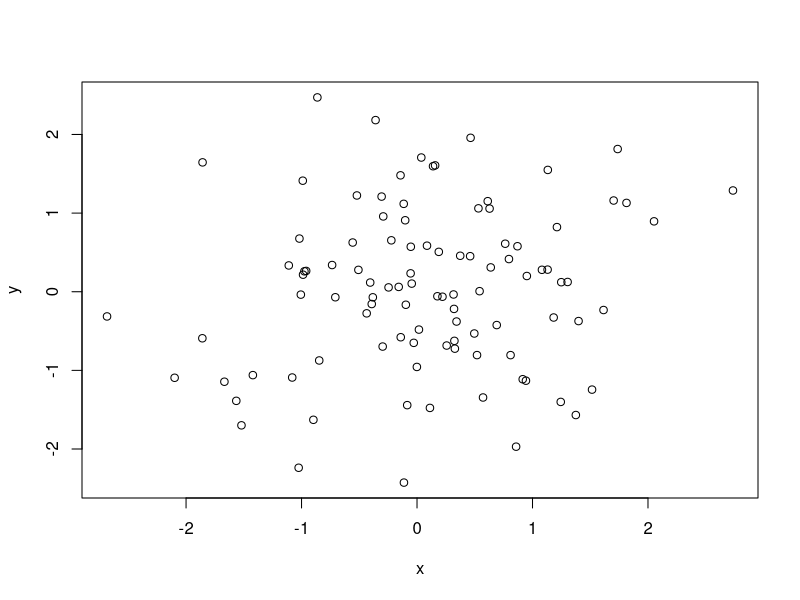
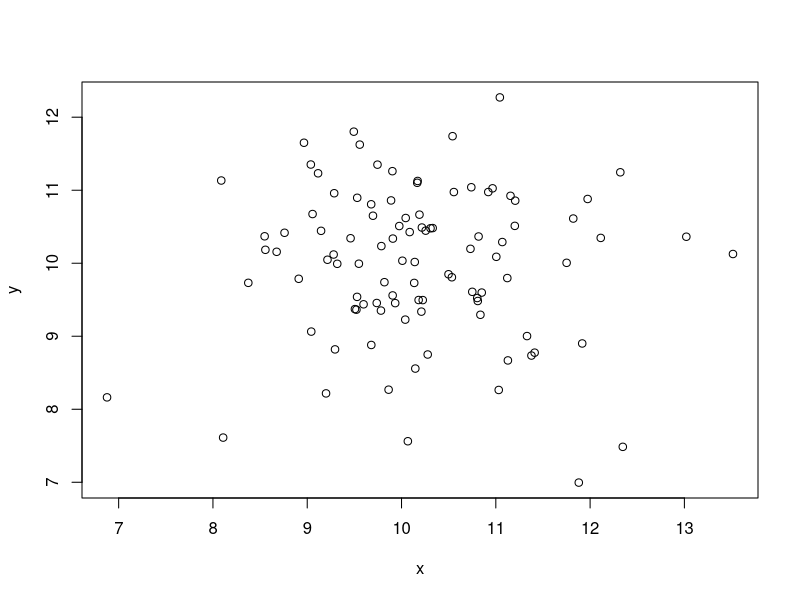

R code for these plots, in order:
## ---- chunk 1
x = rnorm(100)
y = rnorm(100)
plot(x, y)
## ---- chunk 2
x = rnorm(100, 10)
y = rnorm(100, 10)
plot(x, y)
